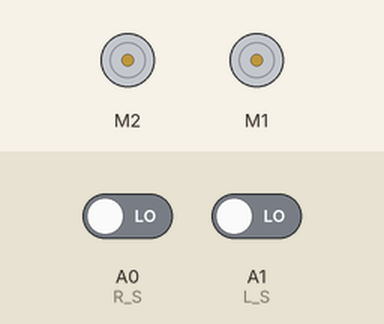
The sketch below on a simulated Arduino Uno, built with avr-gcc and run on an emulated ATmega328P. On the bench: 2 × DC motor (green arrow = forward, orange = backward, longer = faster). The inputs (shaded band) are chosen by the test bench; at power-on: A0 (R_S) LOW, A1 (L_S) LOW.

Above: at 2.2 s.
2.3 s: A0 (R_S) driven HIGH
At 2.6 s:
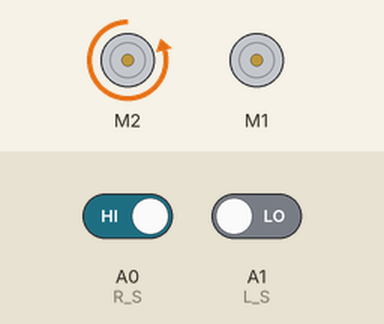
3.8 s: A1 (L_S) driven HIGH
At 5.0 s:
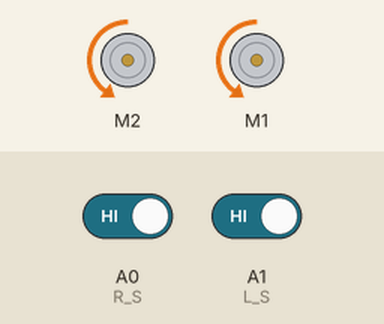
5.3 s: A0 (R_S) driven LOW
At 6.1 s:
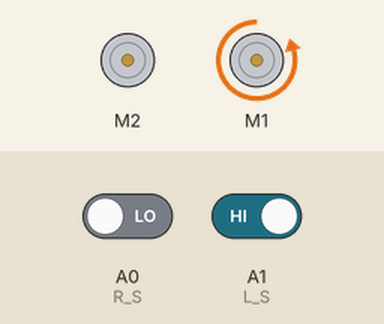
6.8 s: A1 (L_S) driven LOW
At 7.5 s:
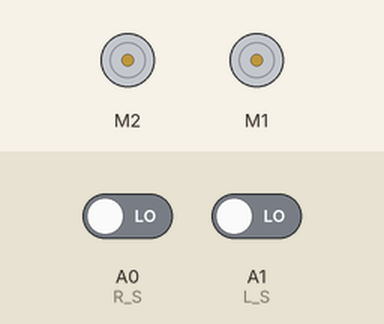
Timing chart, 0 to 9.3 s (numbered marks = the images above; inputs shaded):
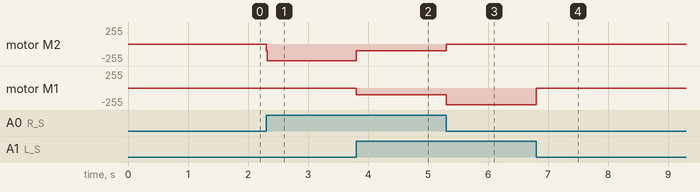

Measured:
- after the input at 2.3 s, motor M2: stopped → backward 250/255 at once
- after the input at 3.8 s, motor M2: backward 250/255 → backward 100/255 at once; motor M1: stopped → backward 100/255 at once
- after the input at 5.3 s, motor M2: backward 100/255 → stopped at once; motor M1: backward 100/255 → backward 250/255 at once
- after the input at 6.8 s, motor M1: backward 250/255 → stopped at once

The sketch:

firmware.ino
```cpp
#include <AFMotor.h> //motor library
#include <Arduino.h> //standard arduino library

#define L_S A1 // left sensor into analog 1 input
#define R_S A0 // right sensor inot analog 0 input
#define L_SO A2 // left outer sensor
#define R_SO A3 // right outer sensor
#define M A4 // middle sensor

AF_DCMotor m1(1);  //define motor 3 as LEFT MOTOR

AF_DCMotor m2(2);  //define motor 4 as RIGHT MOTOR

void setup() {

  //Set initial speed of the motor & stop

  m2.setSpeed(150);

  m2.run(RELEASE);

  m1.setSpeed(170);

  m1.run(RELEASE);

  pinMode(R_S, INPUT);

  pinMode(L_S, INPUT);

  delay(1000);

}

void loop() {

  m1.setSpeed(100);
  m2.setSpeed(100);

  if ((digitalRead(R_S) == 1) && (digitalRead(L_S) == 1)) {

    forward();

  }  //both sensors detect white so go forward

   if ((digitalRead(R_S) == 0) && (digitalRead(L_S) == 1)) {

    m1.setSpeed(250);
    m2.setSpeed(70);
    turnRight();


  }  //if right sensor detects black turn right

  if ((digitalRead(R_S) == 1) && (digitalRead(L_S) == 0)) {

    m2.setSpeed(250);
    m1.setSpeed(70);
    turnLeft();


  }  //if left sensor detects black turn right


  if ((digitalRead(R_S) == 0) && (digitalRead(L_S) == 0)) {

    Stop();

    // just in case

  }

}

void forward() {

  m1.run(BACKWARD); //i connected the motors upside down and cba to fix it

  m2.run(BACKWARD);

}

void turnRight() {

  m2.run(RELEASE);
  m1.run(BACKWARD);

}

void turnLeft() {

  m1.run(RELEASE);

  m2.run(BACKWARD);

}

void Stop() {

  m1.run(RELEASE);
  m2.run(RELEASE);

} 
```
